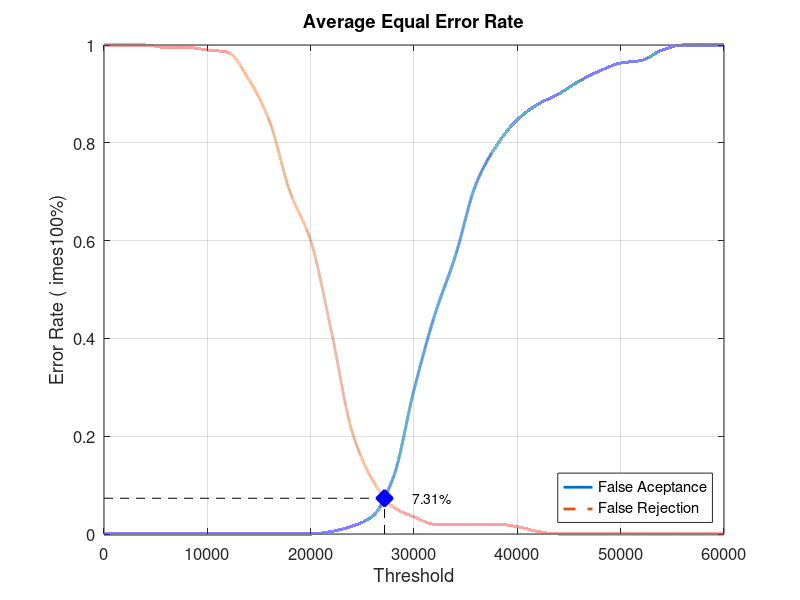
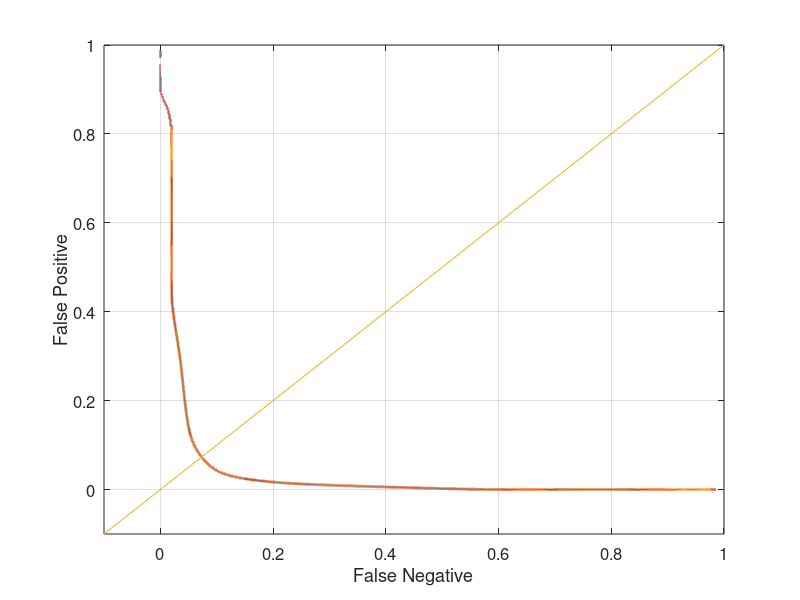

Source code (MATLAB) for these figures, in order:
close all;
clear;
clc;
x = 0:2000:60000;
xq = 0:0.5:60000;

y0 = [0 0 0 0 0 0 0 0 0 0 0 0.00526316 0.0157895 0.0368421 0.115789 0.294737 0.447368 0.568421 0.715789 0.794737 0.847368 0.878947 0.9 0.926316 0.947368 0.963158 0.968421 0.989474 1 1 1]
yy0 = interp1(x, y0, xq, 'pchip');
y1 = [1 1 1 0.995 0.995 0.99 0.985 0.93 0.845 0.7 0.6 0.415 0.21 0.11 0.055 0.035 0.02 0.02 0.02 0.02 0.015 0.005 0 0 0 0 0 0 0 0 0]
yy1 = interp1(x, y1, xq, 'pchip');

% Calculating EER: 
y2 = abs(y0 - y1);
find(y2 == min(y2))
yy2 = abs(yy0 - yy1);
xEER = find(yy2 == min(yy2));
xEERIndex = xq(xEER) % X-axis EER
yEER = yy0(xEER) % Y-axis EER

main = figure
plot(xq, yy0,'-','LineWidth', 2);	hold on
plot(xq, yy1,'--','LineWidth', 2);	hold on
plot([xEERIndex xEERIndex], [0 yEER], 'k--');	hold on
plot([0 xEERIndex], [yEER yEER], 'k--');	hold on
plot(xEERIndex, yEER, 'bx', 'LineWidth', 10);	hold on
text(xEERIndex + 10 * xEERIndex / 100, yEER, [num2str(round((10000 * yEER)) / 100) '%'])
legend('False Aceptance', 'False Rejection', 'Location', 'SouthEast')
xlabel('Threshold')
ylabel('Error Rate (	imes100%)')
title('Average Equal Error Rate')
set(gca, 'FontSize', 12)
axis([0 60000 0 1])
grid on

print(main, 'Database3_2Main', '-dpng');
FNRxFPR = figure('Color', [1 1 1]);
plot(yy1, yy0, '-', yy1, yy0, 'LineWidth', 2);
hold on
y = -0.1:0.1:1
plot(y, y); 
set(gca, 'FontSize', 12)
xlabel('False Negative')
ylabel('False Positive')
axis([-0.1 1 -0.1 1])
set(gca, 'FontSize', 12)
grid on

print(FNRxFPR, 'Database3_2FNRxFPR','-dpng');
